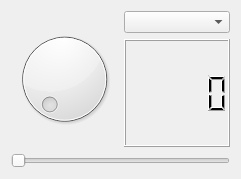
<?xml version="1.0" encoding="UTF-8"?>
<ui version="4.0">
 <class>Form</class>
 <widget class="QWidget" name="Form">
  <property name="geometry">
   <rect>
    <x>0</x>
    <y>0</y>
    <width>241</width>
    <height>179</height>
   </rect>
  </property>
  <property name="windowTitle">
   <string>Form</string>
  </property>
  <layout class="QVBoxLayout" name="verticalLayout_2">
   <item>
    <layout class="QHBoxLayout" name="horizontalLayout">
     <item>
      <widget class="QDial" name="dial">
       <property name="sizePolicy">
        <sizepolicy hsizetype="Preferred" vsizetype="Preferred">
         <horstretch>0</horstretch>
         <verstretch>0</verstretch>
        </sizepolicy>
       </property>
      </widget>
     </item>
     <item>
      <layout class="QVBoxLayout" name="verticalLayout">
       <item>
        <widget class="QComboBox" name="comboBox"/>
       </item>
       <item>
        <widget class="QLCDNumber" name="lcdNumber"/>
       </item>
      </layout>
     </item>
    </layout>
   </item>
   <item>
    <widget class="QSlider" name="horizontalSlider">
     <property name="orientation">
      <enum>Qt::Horizontal</enum>
     </property>
    </widget>
   </item>
  </layout>
 </widget>
 <resources/>
 <connections/>
</ui>
